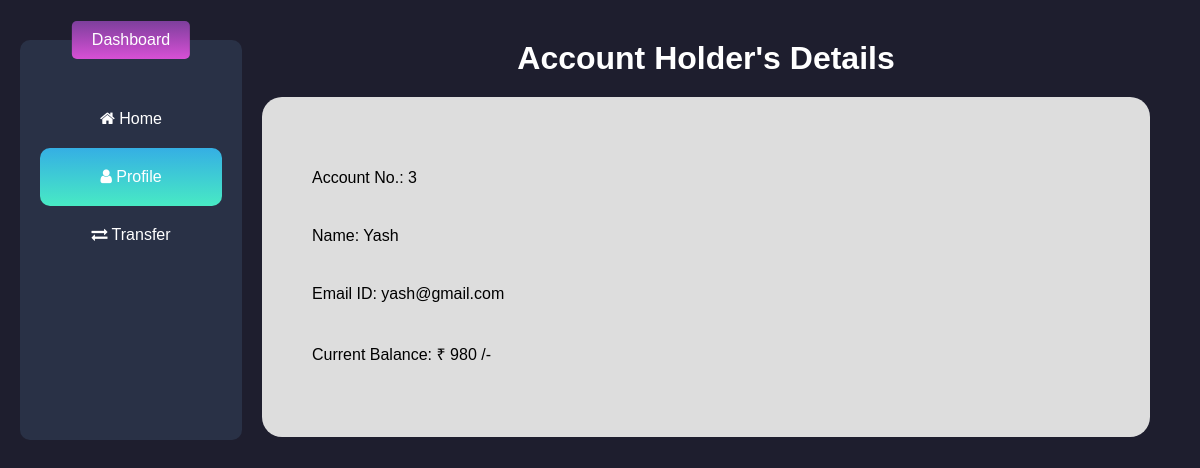
/profile/3, run on an earlier commit of the app's database.
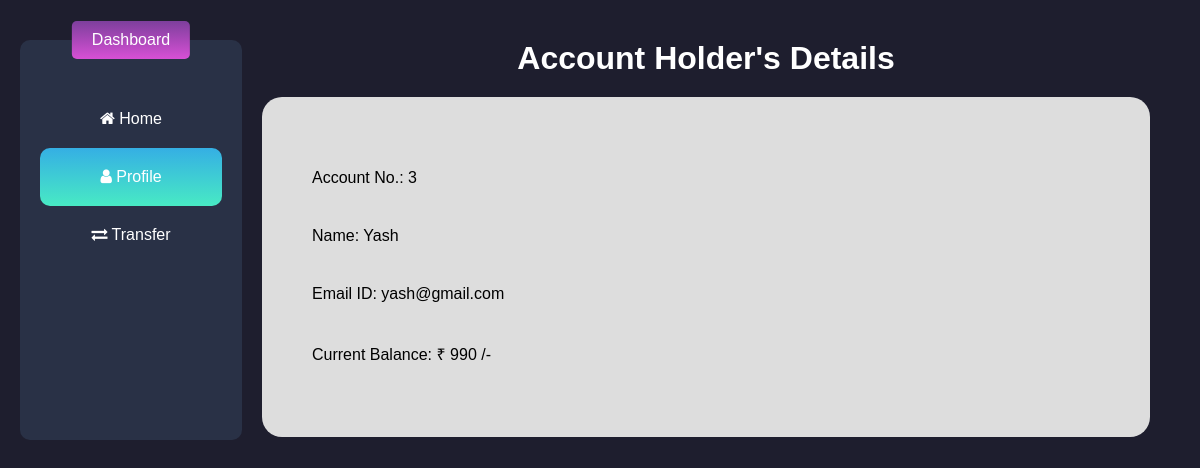
And on a later commit of the database.
### bank/models.py (models this page shows, shortened)
class Customers(models.Model):
    cust_id=models.AutoField
    cust_name=models.CharField(max_length=20)
    cust_email=models.EmailField(max_length=100)
    cust_balance=models.IntegerField()

### bank/views.py (the view)
# urls.py: path('profile/<int:acc>',views.profile,name="Profile"),
def profile(request, acc):
    profile=Customers.objects.filter(id=acc)
    history=Transfer.objects.filter(sender=acc, status="Success")
    return render(request, 'profile.html',{'profile': profile, 'transferhistory':history})

### bank/templates/profile.html (shortened to what this page needs)
<!DOCTYPE html>
<html lang="en">
<head>
    <link rel="stylesheet" href="/static/css/index.css">
    <link rel="stylesheet" href="https://cdnjs.cloudflare.com/ajax/libs/font-awesome/4.7.0/css/font-awesome.min.css">
</head>
<body>
    <div class="main-container">
        <div class="dashboard">
            <p class="dashboard-heading">Dashboard</p>
            <ul class="dashboard-details">
                <a href="/">
                    <li><span><i class="fa fa-home" aria-hidden="true"></i></span> Home</li>
                </a>
                <a href="#">
                    <li class="active"><span><i class="fa fa-user" aria-hidden="true"></i></span> Profile</li>
                </a>
                <a href="/transfer/">
                    <li><span><i class="fa fa-exchange" aria-hidden="true"></i></span> Transfer</li>
                </a>
            </ul>
        </div>
        <div class="container">
            <h1 class="detail-heading">Account Holder's Details</h1>
            <div class="profile">
                {% if profile %}
                {% for i in profile %}
                <ul>
                    <li>Account No.: {{i.id}}</li>
                    <li>Name: {{i.cust_name}}</li>
                    <li>Email ID: {{i.cust_email}}</li>
                    <li>Current Balance: &#x20B9; {{i.cust_balance}} /-</li>
                </ul>
                {% endfor %}
                {% else %}
                <h1 class="result">No results found</h1>
                {% endif %}
            </div>
        </div>
    </div>
</body>
</html>

What changed in the data, as far as the page shows it:
changed Customers "Yash": cust_balance "980" → "990"
